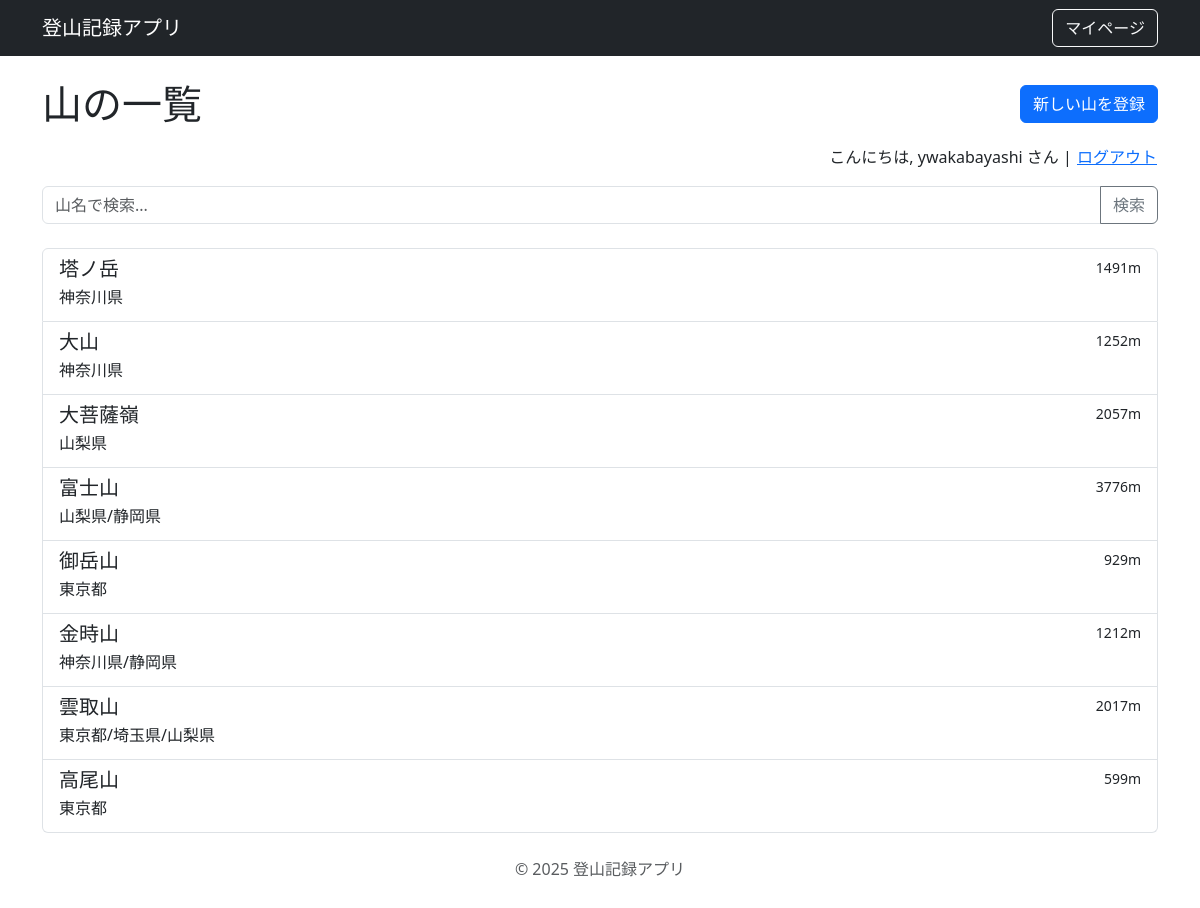
The app's page / (signed in) with its own data.
### paplib/models.py (models this page shows, shortened)
class Mountain(models.Model):
    name = models.CharField('山名', max_length=100)
    prefecture = models.CharField('都道府県', max_length=50)
    elevation = models.IntegerField('標高')

### paplib/views.py (the view)
# urls.py: path('', views.mountain_list, name='mountain_list'),
def mountain_list(request):
    mountains = Mountain.objects.all().order_by('name')
    query = request.GET.get('q')
    if query:
        mountains = mountains.filter(name__icontains=query)
    context = {'mountains': mountains}
    return render(request, 'paplib/mountain_list.html', context)

### paplib/templates/paplib/mountain_list.html (shortened to what this page needs)
{% extends 'paplib/base.html' %}
{% block content %}
<header class="d-flex justify-content-between align-items-center mb-3">
    <h1 class="mb-0">山の一覧</h1>
    <div>
        {% if user.is_authenticated %}
            <a href="{% url 'mountain_add' %}" class="btn btn-primary">新しい山を登録</a>
        {% endif %}
    </div>
</header>
<div class="text-end mb-3">
    {% if user.is_authenticated %}
        <span>こんにちは, {{ user.username }} さん |</span>
        <form action="{% url 'logout' %}" method="post" class="d-inline">
            <button type="submit" class="btn btn-link p-0" style="vertical-align: baseline;">ログアウト</button>
        </form>
    {% else %}
        <a href="{% url 'login' %}">ログイン</a>
    {% endif %}
</div>
<form method="get" class="mb-4">
    <div class="input-group">
        <input type="text" name="q" class="form-control" placeholder="山名で検索..." value="{{ request.GET.q }}">
        <button class="btn btn-outline-secondary" type="submit">検索</button>
    </div>
</form>
<div class="list-group">
    {% for mountain in mountains %}
        <a href="{% url 'mountain_detail' mountain.pk %}" class="list-group-item list-group-item-action">
            <div class="d-flex w-100 justify-content-between">
                <h5 class="mb-1">{{ mountain.name }}</h5>
                <small>{{ mountain.elevation }}m</small>
            </div>
            <p class="mb-1">{{ mountain.prefecture }}</p>
        </a>
    {% empty %}
        <p class="list-group-item">登録されている山はありません。</p>
    {% endfor %}
</div>
{% endblock %}

### records on screen
Mountain: name "塔ノ岳", elevation "1491", prefecture "神奈川県"
Mountain: name "大山", elevation "1252", prefecture "神奈川県"
Mountain: name "大菩薩嶺", elevation "2057", prefecture "山梨県"
Mountain: name "富士山", elevation "3776", prefecture "山梨県/静岡県"
Mountain: name "御岳山", elevation "929", prefecture "東京都"
Mountain: name "金時山", elevation "1212", prefecture "神奈川県/静岡県"
Mountain: name "雲取山", elevation "2017", prefecture "東京都/埼玉県/山梨県"
Mountain: name "高尾山", elevation "599", prefecture "東京都"

### other values on screen
{{ user.username }} "ywakabayashi"
